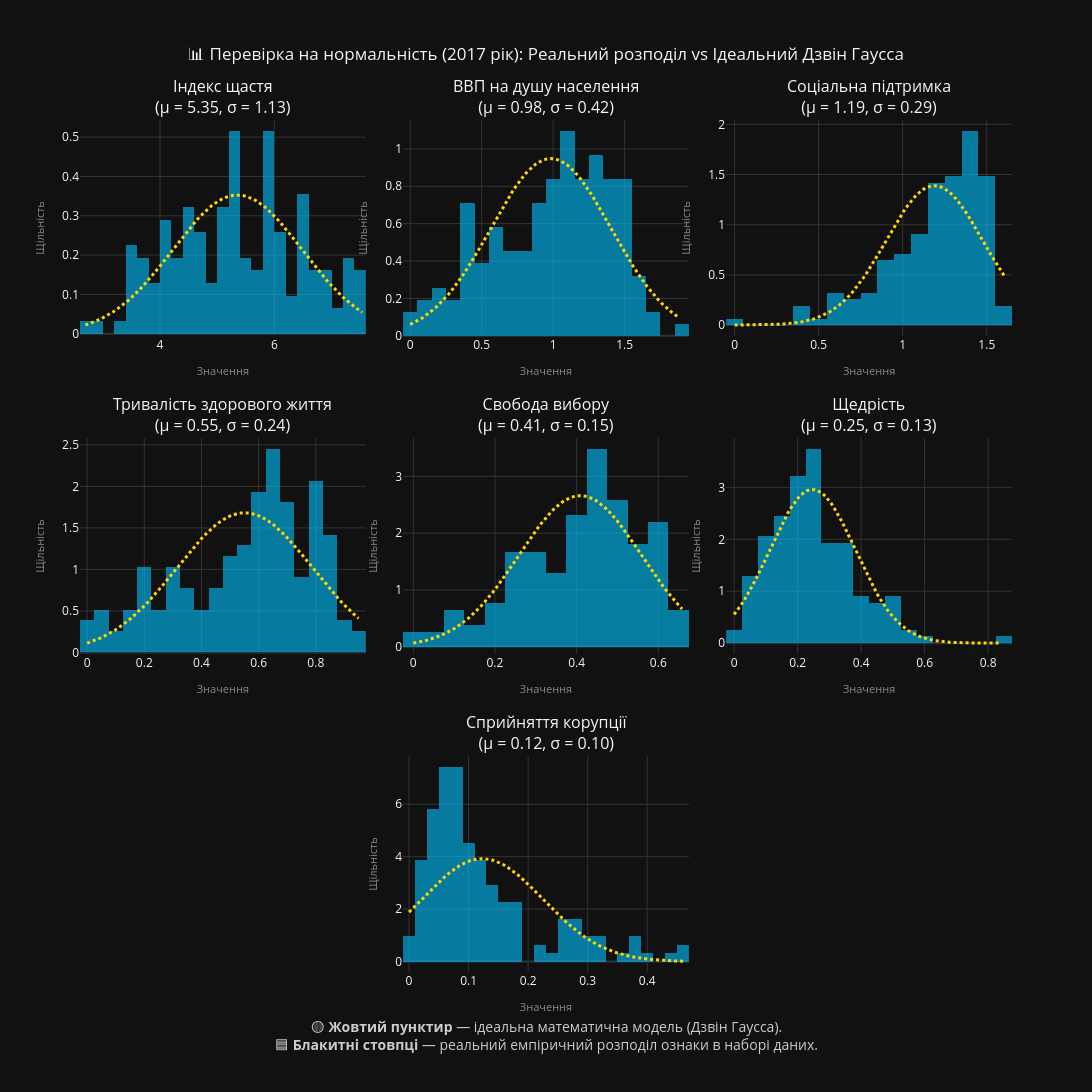

The code cell stored with this chart in its notebook:
### Markdown cell above
**5. Побудувати діаграми розподілу числових ознак:**

### Code cell
raw_features = [TARGET_METRIC] + FEATURES_FULL
features_to_plot = [f for f in raw_features if f in df.columns]

print(f"📈 Аналіз нормальності розподілу для {len(features_to_plot)} ознак...\n")

num_plots = len(features_to_plot)
max_logical_cols = 3
rows = math.ceil(num_plots / max_logical_cols) if num_plots > 0 else 1

clean_titles = []
for f in features_to_plot:
    base_name = FEATURE_TRANSLATIONS.get(f, str(f).replace('.', ' ').replace('_', ' ').strip())

    clean_series = df[f].astype(str).str.replace(',', '.', regex=False)
    data = pd.to_numeric(clean_series, errors='coerce').dropna()

    if len(data) > 1:
        mu, std = data.mean(), data.std()
        clean_titles.append(f"{base_name}<br>(μ = {mu:.2f}, σ = {std:.2f})")
    else:
        clean_titles.append(f"{base_name}")

grid_specs = []
for r in range(rows):
    plots_in_row = min(max_logical_cols, num_plots - r * max_logical_cols)
    if plots_in_row == 3:
        grid_specs.append([{'colspan': 2}, None, {'colspan': 2}, None, {'colspan': 2}, None])
    elif plots_in_row == 2:
        grid_specs.append([None, {'colspan': 2}, None, {'colspan': 2}, None, None])
    elif plots_in_row == 1:
        grid_specs.append([None, None, {'colspan': 2}, None, None, None])

fig_dist = make_subplots(
    rows=rows, cols=6,
    specs=grid_specs,
    subplot_titles=clean_titles,
    vertical_spacing=0.12,  
    horizontal_spacing=0.04 
)

for i, feature in enumerate(features_to_plot):
    r = (i // max_logical_cols) + 1
    plot_idx_in_row = i % max_logical_cols
    plots_in_this_row = min(max_logical_cols, num_plots - (r - 1) * max_logical_cols)

    if plots_in_this_row == 3:
        c = plot_idx_in_row * 2 + 1
    elif plots_in_this_row == 2:
        c = 2 + plot_idx_in_row * 2
    else:
        c = 3

    clean_series = df[feature].astype(str).str.replace(',', '.', regex=False)
    data = pd.to_numeric(clean_series, errors='coerce').dropna()

    fig_dist.add_trace(
        go.Histogram(
            x=data, histnorm='probability density', 
            name=f"{feature}", marker_color='#00c3ff', opacity=0.6, nbinsx=25,
            hovertemplate="<b>Діапазон значень:</b> %{x}<br><b>Емпірична щільність:</b> %{y:.4f}<extra></extra>"
        ), row=r, col=c
    )

    if len(data) > 1:
        mu, std = data.mean(), data.std()
        
        if std > 0:
            x_curve = np.linspace(data.min(), data.max(), 100)
            y_curve = stats.norm.pdf(x_curve, mu, std)

            fig_dist.add_trace(
                go.Scatter(
                    x=x_curve, y=y_curve, mode='lines', 
                    name=f"Ідеальний Гаусс", line=dict(color='#ffd700', width=3, dash='dot'),
                    hovertemplate="<b>Ідеальний Гаусс</b><br>Значення ознаки: %{x:.2f}<br>Теоретична щільність: %{y:.4f}<extra></extra>"
                ), row=r, col=c
            )

    fig_dist.update_xaxes(title_text="Значення", title_font=dict(size=11, color="#888"), showgrid=True, gridcolor='#333', row=r, col=c)
    fig_dist.update_yaxes(title_text="Щільність", title_font=dict(size=11, color="#888"), showgrid=True, gridcolor='#333', row=r, col=c)

safe_year = globals().get('TARGET_YEAR', 'Невідомий')
dynamic_legend_y = -0.15 / rows if rows > 0 else -0.15

fig_dist.update_layout(
    height=350 * rows + 120, 
    width=1500,
    title_text=f"📊 Перевірка на нормальність ({safe_year} рік): Реальний розподіл vs Ідеальний Дзвін Гаусса", 
    title_x=0.5,
    template=PLOT_TEMPLATE,
    showlegend=False,
    hovermode="x unified",
    margin=dict(b=120, t=120)
)

fig_dist.add_annotation(
    x=0.5, y=dynamic_legend_y, xref="paper", yref="paper",
    text="🟡 <b>Жовтий пунктир</b> — ідеальна математична модель (Дзвін Гаусса).<br>🟦 <b>Блакитні стовпці</b> — реальний емпіричний розподіл ознаки в наборі даних.",
    showarrow=False, font=dict(size=14, color="#cccccc"), align="center", xanchor="center", yanchor="top"
)

print("Красивий Вивід:")
fig_dist.show()

### Figure 1 — Plotly figure (JSON) as saved in the notebook; plotly's stock layout.template omitted (floating-point values rounded to 4 significant figures; data arrays with more than 128 entries replaced by an {"elided": "..."} marker saying what was removed)
{"data": [{"histnorm": "probability density", "hovertemplate": "<b>Діапазон значень:</b> %{x}<br><b>Емпірична щільність:</b> %{y:.4f}<extra></extra>", "marker": {"color": "#00c3ff"}, "name": "Happiness.Score", "nbinsx": 25, "opacity": 0.6, "type": "histogram", "x": {"elided": "155 float values"}, "xaxis": "x", "yaxis": "y"}, {"hovertemplate": "<b>Ідеальний Гаусс</b><br>Значення ознаки: %{x:.2f}<br>Теоретична щільність: %{y:.4f}<extra></extra>", "line": {"color": "#ffd700", "dash": "dot", "width": 3}, "mode": "lines", "name": "Ідеальний Гаусс", "type": "scatter", "x": [2.693, 2.742, 2.791, 2.84, 2.889, 2.938, 2.987, 3.036, 3.084, 3.133, 3.182, 3.231, 3.28, 3.329, 3.378, 3.427, 3.476, 3.525, 3.574, 3.623, 3.672, 3.721, 3.769, 3.818, 3.867, 3.916, 3.965, 4.014, 4.063, 4.112, 4.161, 4.21, 4.259, 4.308, 4.357, 4.406, 4.454, 4.503, 4.552, 4.601, 4.65, 4.699, 4.748, 4.797, 4.846, 4.895, 4.944, 4.993, 5.042, 5.091, 5.139, 5.188, 5.237, 5.286, 5.335, 5.384, 5.433, 5.482, 5.531, 5.58, 5.629, 5.678, 5.727, 5.776, 5.824, 5.873, 5.922, 5.971, 6.02, 6.069, 6.118, 6.167, 6.216, 6.265, 6.314, 6.363, 6.412, 6.461, 6.509, 6.558, 6.607, 6.656, 6.705, 6.754, 6.803, 6.852, 6.901, 6.95, 6.999, 7.048, 7.097, 7.146, 7.194, 7.243, 7.292, 7.341, 7.39, 7.439, 7.488, 7.537], "xaxis": "x", "y": [0.02217, 0.02452, 0.02707, 0.02983, 0.03281, 0.03602, 0.03947, 0.04317, 0.04713, 0.05135, 0.05585, 0.06063, 0.0657, 0.07105, 0.0767, 0.08264, 0.08888, 0.09541, 0.1022, 0.1093, 0.1167, 0.1243, 0.1322, 0.1403, 0.1487, 0.1572, 0.166, 0.1749, 0.1839, 0.193, 0.2022, 0.2114, 0.2207, 0.2299, 0.2391, 0.2481, 0.2571, 0.2658, 0.2743, 0.2826, 0.2906, 0.2982, 0.3055, 0.3124, 0.3188, 0.3248, 0.3302, 0.3351, 0.3395, 0.3432, 0.3464, 0.3489, 0.3508, 0.352, 0.3526, 0.3525, 0.3518, 0.3504, 0.3484, 0.3457, 0.3424, 0.3385, 0.334, 0.329, 0.3234, 0.3174, 0.3109, 0.3039, 0.2965, 0.2888, 0.2807, 0.2724, 0.2638, 0.255, 0.2461, 0.237, 0.2278, 0.2186, 0.2093, 0.2001, 0.1909, 0.1818, 0.1728, 0.164, 0.1553, 0.1468, 0.1385, 0.1304, 0.1225, 0.115, 0.1077, 0.1006, 0.09388, 0.08742, 0.08125, 0.07537, 0.06979, 0.06451, 0.05951, 0.05479], "yaxis": "y"}, {"histnorm": "probability density", "hovertemplate": "<b>Діапазон значень:</b> %{x}<br><b>Емпірична щільність:</b> %{y:.4f}<extra></extra>", "marker": {"color": "#00c3ff"}, "name": "Economy..GDP.per.Capita.", "nbinsx": 25, "opacity": 0.6, "type": "histogram", "x": {"elided": "155 float values"}, "xaxis": "x2", "yaxis": "y2"}, {"hovertemplate": "<b>Ідеальний Гаусс</b><br>Значення ознаки: %{x:.2f}<br>Теоретична щільність: %{y:.4f}<extra></extra>", "line": {"color": "#ffd700", "dash": "dot", "width": 3}, "mode": "lines", "name": "Ідеальний Гаусс", "type": "scatter", "x": [0.0, 0.0189, 0.03779, 0.05669, 0.07559, 0.09448, 0.1134, 0.1323, 0.1512, 0.1701, 0.189, 0.2079, 0.2268, 0.2457, 0.2646, 0.2834, 0.3023, 0.3212, 0.3401, 0.359, 0.3779, 0.3968, 0.4157, 0.4346, 0.4535, 0.4724, 0.4913, 0.5102, 0.5291, 0.548, 0.5669, 0.5858, 0.6047, 0.6236, 0.6425, 0.6614, 0.6803, 0.6992, 0.7181, 0.737, 0.7559, 0.7748, 0.7937, 0.8126, 0.8315, 0.8503, 0.8692, 0.8881, 0.907, 0.9259, 0.9448, 0.9637, 0.9826, 1.002, 1.02, 1.039, 1.058, 1.077, 1.096, 1.115, 1.134, 1.153, 1.172, 1.19, 1.209, 1.228, 1.247, 1.266, 1.285, 1.304, 1.323, 1.342, 1.361, 1.379, 1.398, 1.417, 1.436, 1.455, 1.474, 1.493, 1.512, 1.531, 1.55, 1.568, 1.587, 1.606, 1.625, 1.644, 1.663, 1.682, 1.701, 1.72, 1.738, 1.757, 1.776, 1.795, 1.814, 1.833, 1.852, 1.871], "xaxis": "x2", "y": [0.06133, 0.06806, 0.07537, 0.0833, 0.09188, 0.1011, 0.1111, 0.1218, 0.1333, 0.1455, 0.1586, 0.1725, 0.1872, 0.2028, 0.2192, 0.2365, 0.2546, 0.2735, 0.2933, 0.3139, 0.3352, 0.3573, 0.38, 0.4034, 0.4274, 0.4518, 0.4767, 0.502, 0.5276, 0.5533, 0.5791, 0.6049, 0.6306, 0.656, 0.6811, 0.7057, 0.7298, 0.7531, 0.7756, 0.7972, 0.8177, 0.8371, 0.8552, 0.872, 0.8872, 0.9009, 0.913, 0.9234, 0.9321, 0.9389, 0.9438, 0.9469, 0.9481, 0.9473, 0.9447, 0.9401, 0.9337, 0.9255, 0.9155, 0.9038, 0.8904, 0.8755, 0.859, 0.8412, 0.8221, 0.8018, 0.7805, 0.7582, 0.735, 0.7111, 0.6866, 0.6616, 0.6362, 0.6106, 0.5848, 0.559, 0.5332, 0.5077, 0.4823, 0.4573, 0.4327, 0.4087, 0.3851, 0.3623, 0.34, 0.3185, 0.2978, 0.2778, 0.2587, 0.2404, 0.2229, 0.2063, 0.1906, 0.1757, 0.1616, 0.1484, 0.1359, 0.1243, 0.1134, 0.1033], "yaxis": "y2"}, {"histnorm": "probability density", "hovertemplate": "<b>Діапазон значень:</b> %{x}<br><b>Емпірична щільність:</b> %{y:.4f}<extra></extra>", "marker": {"color": "#00c3ff"}, "name": "Family", "nbinsx": 25, "opacity": 0.6, "type": "histogram", "x": {"elided": "155 float values"}, "xaxis": "x3", "yaxis": "y3"}, {"hovertemplate": "<b>Ідеальний Гаусс</b><br>Значення ознаки: %{x:.2f}<br>Теоретична щільність: %{y:.4f}<extra></extra>", "line": {"color": "#ffd700", "dash": "dot", "width": 3}, "mode": "lines", "name": "Ідеальний Гаусс", "type": "scatter", "x": [0.0, 0.01627, 0.03254, 0.04881, 0.06507, 0.08134, 0.09761, 0.1139, 0.1301, 0.1464, 0.1627, 0.179, 0.1952, 0.2115, 0.2278, 0.244, 0.2603, 0.2766, 0.2928, 0.3091, 0.3254, 0.3416, 0.3579, 0.3742, 0.3904, 0.4067, 0.423, 0.4392, 0.4555, 0.4718, 0.4881, 0.5043, 0.5206, 0.5369, 0.5531, 0.5694, 0.5857, 0.6019, 0.6182, 0.6345, 0.6507, 0.667, 0.6833, 0.6995, 0.7158, 0.7321, 0.7483, 0.7646, 0.7809, 0.7972, 0.8134, 0.8297, 0.846, 0.8622, 0.8785, 0.8948, 0.911, 0.9273, 0.9436, 0.9598, 0.9761, 0.9924, 1.009, 1.025, 1.041, 1.057, 1.074, 1.09, 1.106, 1.123, 1.139, 1.155, 1.171, 1.188, 1.204, 1.22, 1.236, 1.253, 1.269, 1.285, 1.301, 1.318, 1.334, 1.35, 1.367, 1.383, 1.399, 1.415, 1.432, 1.448, 1.464, 1.48, 1.497, 1.513, 1.529, 1.546, 1.562, 1.578, 1.594, 1.611], "xaxis": "x3", "y": [0.0002649, 0.0003344, 0.0004207, 0.0005275, 0.0006594, 0.0008216, 0.001021, 0.001263, 0.001559, 0.001918, 0.002352, 0.002875, 0.003502, 0.004253, 0.005149, 0.006213, 0.007473, 0.00896, 0.01071, 0.01276, 0.01515, 0.01793, 0.02116, 0.02489, 0.02917, 0.03409, 0.03971, 0.04611, 0.05337, 0.06157, 0.07081, 0.08117, 0.09275, 0.1056, 0.1199, 0.1357, 0.1531, 0.1722, 0.193, 0.2156, 0.2402, 0.2666, 0.295, 0.3254, 0.3578, 0.3922, 0.4285, 0.4666, 0.5065, 0.548, 0.5911, 0.6355, 0.681, 0.7275, 0.7746, 0.8222, 0.8699, 0.9174, 0.9644, 1.011, 1.056, 1.099, 1.141, 1.18, 1.217, 1.251, 1.282, 1.309, 1.332, 1.352, 1.368, 1.379, 1.386, 1.389, 1.387, 1.381, 1.37, 1.355, 1.336, 1.313, 1.286, 1.256, 1.222, 1.186, 1.147, 1.106, 1.063, 1.018, 0.9719, 0.925, 0.8775, 0.8298, 0.7822, 0.735, 0.6884, 0.6427, 0.5981, 0.5548, 0.513, 0.4729], "yaxis": "y3"}, {"histnorm": "probability density", "hovertemplate": "<b>Діапазон значень:</b> %{x}<br><b>Емпірична щільність:</b> %{y:.4f}<extra></extra>", "marker": {"color": "#00c3ff"}, "name": "Health..Life.Expectancy.", "nbinsx": 25, "opacity": 0.6, "type": "histogram", "x": {"elided": "155 float values"}, "xaxis": "x4", "yaxis": "y4"}, {"hovertemplate": "<b>Ідеальний Гаусс</b><br>Значення ознаки: %{x:.2f}<br>Теоретична щільність: %{y:.4f}<extra></extra>", "line": {"color": "#ffd700", "dash": "dot", "width": 3}, "mode": "lines", "name": "Ідеальний Гаусс", "type": "scatter", "x": [0.0, 0.009591, 0.01918, 0.02877, 0.03836, 0.04795, 0.05754, 0.06714, 0.07673, 0.08632, 0.09591, 0.1055, 0.1151, 0.1247, 0.1343, 0.1439, 0.1535, 0.163, 0.1726, 0.1822, 0.1918, 0.2014, 0.211, 0.2206, 0.2302, 0.2398, 0.2494, 0.259, 0.2685, 0.2781, 0.2877, 0.2973, 0.3069, 0.3165, 0.3261, 0.3357, 0.3453, 0.3549, 0.3645, 0.374, 0.3836, 0.3932, 0.4028, 0.4124, 0.422, 0.4316, 0.4412, 0.4508, 0.4604, 0.47, 0.4795, 0.4891, 0.4987, 0.5083, 0.5179, 0.5275, 0.5371, 0.5467, 0.5563, 0.5659, 0.5754, 0.585, 0.5946, 0.6042, 0.6138, 0.6234, 0.633, 0.6426, 0.6522, 0.6618, 0.6714, 0.6809, 0.6905, 0.7001, 0.7097, 0.7193, 0.7289, 0.7385, 0.7481, 0.7577, 0.7673, 0.7769, 0.7864, 0.796, 0.8056, 0.8152, 0.8248, 0.8344, 0.844, 0.8536, 0.8632, 0.8728, 0.8824, 0.8919, 0.9015, 0.9111, 0.9207, 0.9303, 0.9399, 0.9495], "xaxis": "x4", "y": [0.1126, 0.1236, 0.1355, 0.1482, 0.1619, 0.1766, 0.1923, 0.209, 0.2268, 0.2458, 0.2659, 0.2871, 0.3095, 0.3332, 0.3581, 0.3842, 0.4115, 0.44, 0.4698, 0.5008, 0.5329, 0.5661, 0.6005, 0.6359, 0.6722, 0.7095, 0.7477, 0.7866, 0.8261, 0.8662, 0.9068, 0.9478, 0.989, 1.03, 1.072, 1.113, 1.153, 1.194, 1.233, 1.272, 1.31, 1.347, 1.383, 1.417, 1.45, 1.481, 1.511, 1.538, 1.563, 1.586, 1.607, 1.626, 1.642, 1.655, 1.666, 1.674, 1.68, 1.682, 1.682, 1.68, 1.674, 1.666, 1.655, 1.641, 1.625, 1.607, 1.586, 1.563, 1.537, 1.51, 1.48, 1.449, 1.416, 1.382, 1.346, 1.309, 1.271, 1.232, 1.193, 1.152, 1.111, 1.07, 1.029, 0.9878, 0.9467, 0.9057, 0.8651, 0.825, 0.7855, 0.7466, 0.7085, 0.6712, 0.6349, 0.5995, 0.5652, 0.532, 0.4999, 0.469, 0.4392, 0.4107], "yaxis": "y4"}, {"histnorm": "probability density", "hovertemplate": "<b>Діапазон значень:</b> %{x}<br><b>Емпірична щільність:</b> %{y:.4f}<extra></extra>", "marker": {"color": "#00c3ff"}, "name": "Freedom", "nbinsx": 25, "opacity": 0.6, "type": "histogram", "x": {"elided": "155 float values"}, "xaxis": "x5", "yaxis": "y5"}, {"hovertemplate": "<b>Ідеальний Гаусс</b><br>Значення ознаки: %{x:.2f}<br>Теоретична щільність: %{y:.4f}<extra></extra>", "line": {"color": "#ffd700", "dash": "dot", "width": 3}, "mode": "lines", "name": "Ідеальний Гаусс", "type": "scatter", "x": [0.0, 0.006649, 0.0133, 0.01995, 0.0266, 0.03324, 0.03989, 0.04654, 0.05319, 0.05984, 0.06649, 0.07314, 0.07979, 0.08644, 0.09309, 0.09973, 0.1064, 0.113, 0.1197, 0.1263, 0.133, 0.1396, 0.1463, 0.1529, 0.1596, 0.1662, 0.1729, 0.1795, 0.1862, 0.1928, 0.1995, 0.2061, 0.2128, 0.2194, 0.2261, 0.2327, 0.2394, 0.246, 0.2527, 0.2593, 0.266, 0.2726, 0.2793, 0.2859, 0.2926, 0.2992, 0.3059, 0.3125, 0.3192, 0.3258, 0.3324, 0.3391, 0.3457, 0.3524, 0.359, 0.3657, 0.3723, 0.379, 0.3856, 0.3923, 0.3989, 0.4056, 0.4122, 0.4189, 0.4255, 0.4322, 0.4388, 0.4455, 0.4521, 0.4588, 0.4654, 0.4721, 0.4787, 0.4854, 0.492, 0.4987, 0.5053, 0.512, 0.5186, 0.5253, 0.5319, 0.5386, 0.5452, 0.5519, 0.5585, 0.5652, 0.5718, 0.5785, 0.5851, 0.5918, 0.5984, 0.6051, 0.6117, 0.6184, 0.625, 0.6317, 0.6383, 0.645, 0.6516, 0.6582], "xaxis": "x5", "y": [0.06487, 0.07313, 0.08227, 0.09238, 0.1035, 0.1158, 0.1293, 0.144, 0.1601, 0.1777, 0.1968, 0.2175, 0.24, 0.2642, 0.2903, 0.3184, 0.3485, 0.3807, 0.4151, 0.4517, 0.4905, 0.5317, 0.5751, 0.6209, 0.669, 0.7194, 0.7721, 0.8271, 0.8842, 0.9434, 1.005, 1.068, 1.132, 1.199, 1.266, 1.335, 1.405, 1.476, 1.547, 1.619, 1.69, 1.761, 1.832, 1.902, 1.97, 2.037, 2.102, 2.164, 2.225, 2.282, 2.337, 2.388, 2.435, 2.478, 2.517, 2.552, 2.582, 2.608, 2.628, 2.644, 2.654, 2.659, 2.659, 2.654, 2.643, 2.628, 2.607, 2.581, 2.551, 2.516, 2.477, 2.433, 2.386, 2.335, 2.28, 2.223, 2.162, 2.099, 2.034, 1.967, 1.899, 1.829, 1.759, 1.688, 1.616, 1.545, 1.473, 1.403, 1.333, 1.264, 1.196, 1.13, 1.065, 1.002, 0.9411, 0.882, 0.8249, 0.7701, 0.7175, 0.6671], "yaxis": "y5"}, {"histnorm": "probability density", "hovertemplate": "<b>Діапазон значень:</b> %{x}<br><b>Емпірична щільність:</b> %{y:.4f}<extra></extra>", "marker": {"color": "#00c3ff"}, "name": "Generosity", "nbinsx": 25, "opacity": 0.6, "type": "histogram", "x": {"elided": "155 float values"}, "xaxis": "x6", "yaxis": "y6"}, {"hovertemplate": "<b>Ідеальний Гаусс</b><br>Значення ознаки: %{x:.2f}<br>Теоретична щільність: %{y:.4f}<extra></extra>", "line": {"color": "#ffd700", "dash": "dot", "width": 3}, "mode": "lines", "name": "Ідеальний Гаусс", "type": "scatter", "x": [0.0, 0.008465, 0.01693, 0.0254, 0.03386, 0.04233, 0.05079, 0.05926, 0.06772, 0.07619, 0.08465, 0.09312, 0.1016, 0.1101, 0.1185, 0.127, 0.1354, 0.1439, 0.1524, 0.1608, 0.1693, 0.1778, 0.1862, 0.1947, 0.2032, 0.2116, 0.2201, 0.2286, 0.237, 0.2455, 0.254, 0.2624, 0.2709, 0.2794, 0.2878, 0.2963, 0.3048, 0.3132, 0.3217, 0.3302, 0.3386, 0.3471, 0.3555, 0.364, 0.3725, 0.3809, 0.3894, 0.3979, 0.4063, 0.4148, 0.4233, 0.4317, 0.4402, 0.4487, 0.4571, 0.4656, 0.4741, 0.4825, 0.491, 0.4995, 0.5079, 0.5164, 0.5249, 0.5333, 0.5418, 0.5503, 0.5587, 0.5672, 0.5756, 0.5841, 0.5926, 0.601, 0.6095, 0.618, 0.6264, 0.6349, 0.6434, 0.6518, 0.6603, 0.6688, 0.6772, 0.6857, 0.6942, 0.7026, 0.7111, 0.7196, 0.728, 0.7365, 0.745, 0.7534, 0.7619, 0.7704, 0.7788, 0.7873, 0.7957, 0.8042, 0.8127, 0.8211, 0.8296, 0.8381], "xaxis": "x6", "y": [0.553, 0.6192, 0.6905, 0.7671, 0.8489, 0.9356, 1.027, 1.123, 1.223, 1.327, 1.434, 1.544, 1.655, 1.768, 1.881, 1.993, 2.103, 2.211, 2.315, 2.414, 2.508, 2.595, 2.675, 2.746, 2.808, 2.86, 2.902, 2.933, 2.952, 2.96, 2.956, 2.94, 2.913, 2.875, 2.826, 2.768, 2.699, 2.622, 2.537, 2.446, 2.348, 2.245, 2.139, 2.029, 1.917, 1.805, 1.692, 1.58, 1.47, 1.362, 1.257, 1.156, 1.058, 0.9651, 0.8768, 0.7934, 0.7151, 0.642, 0.5741, 0.5113, 0.4537, 0.4009, 0.3529, 0.3094, 0.2702, 0.2351, 0.2037, 0.1758, 0.1511, 0.1294, 0.1103, 0.09374, 0.07932, 0.06686, 0.05613, 0.04694, 0.0391, 0.03244, 0.02681, 0.02206, 0.01809, 0.01477, 0.01202, 0.009738, 0.007859, 0.006318, 0.005059, 0.004035, 0.003205, 0.002536, 0.001999, 0.001569, 0.001227, 0.000956, 0.0007417, 0.0005732, 0.0004412, 0.0003383, 0.0002583, 0.0001965], "yaxis": "y6"}, {"histnorm": "probability density", "hovertemplate": "<b>Діапазон значень:</b> %{x}<br><b>Емпірична щільність:</b> %{y:.4f}<extra></extra>", "marker": {"color": "#00c3ff"}, "name": "Trust..Government.Corruption.", "nbinsx": 25, "opacity": 0.6, "type": "histogram", "x": {"elided": "155 float values"}, "xaxis": "x7", "yaxis": "y7"}, {"hovertemplate": "<b>Ідеальний Гаусс</b><br>Значення ознаки: %{x:.2f}<br>Теоретична щільність: %{y:.4f}<extra></extra>", "line": {"color": "#ffd700", "dash": "dot", "width": 3}, "mode": "lines", "name": "Ідеальний Гаусс", "type": "scatter", "x": [0.0, 0.00469, 0.00938, 0.01407, 0.01876, 0.02345, 0.02814, 0.03283, 0.03752, 0.04221, 0.0469, 0.05159, 0.05628, 0.06097, 0.06566, 0.07035, 0.07504, 0.07973, 0.08442, 0.08911, 0.0938, 0.09849, 0.1032, 0.1079, 0.1126, 0.1172, 0.1219, 0.1266, 0.1313, 0.136, 0.1407, 0.1454, 0.1501, 0.1548, 0.1595, 0.1641, 0.1688, 0.1735, 0.1782, 0.1829, 0.1876, 0.1923, 0.197, 0.2017, 0.2064, 0.211, 0.2157, 0.2204, 0.2251, 0.2298, 0.2345, 0.2392, 0.2439, 0.2486, 0.2533, 0.2579, 0.2626, 0.2673, 0.272, 0.2767, 0.2814, 0.2861, 0.2908, 0.2955, 0.3002, 0.3048, 0.3095, 0.3142, 0.3189, 0.3236, 0.3283, 0.333, 0.3377, 0.3424, 0.3471, 0.3517, 0.3564, 0.3611, 0.3658, 0.3705, 0.3752, 0.3799, 0.3846, 0.3893, 0.394, 0.3986, 0.4033, 0.408, 0.4127, 0.4174, 0.4221, 0.4268, 0.4315, 0.4362, 0.4409, 0.4455, 0.4502, 0.4549, 0.4596, 0.4643], "xaxis": "x7", "y": [1.885, 1.991, 2.099, 2.207, 2.317, 2.427, 2.536, 2.645, 2.753, 2.859, 2.963, 3.064, 3.161, 3.255, 3.345, 3.43, 3.509, 3.583, 3.65, 3.711, 3.764, 3.811, 3.849, 3.88, 3.903, 3.918, 3.924, 3.922, 3.912, 3.893, 3.866, 3.831, 3.789, 3.739, 3.681, 3.617, 3.547, 3.47, 3.388, 3.301, 3.209, 3.113, 3.014, 2.912, 2.807, 2.7, 2.591, 2.482, 2.372, 2.263, 2.153, 2.045, 1.938, 1.833, 1.729, 1.629, 1.53, 1.435, 1.343, 1.253, 1.168, 1.086, 1.007, 0.9325, 0.8614, 0.7941, 0.7304, 0.6705, 0.6141, 0.5613, 0.512, 0.4659, 0.4232, 0.3835, 0.3468, 0.313, 0.2818, 0.2532, 0.2271, 0.2032, 0.1814, 0.1616, 0.1437, 0.1275, 0.1129, 0.0997, 0.08789, 0.07731, 0.06786, 0.05944, 0.05195, 0.04531, 0.03944, 0.03425, 0.02968, 0.02567, 0.02215, 0.01908, 0.01639, 0.01406], "yaxis": "y7"}], "layout": {"annotations": [{"font": {"size": 16}, "showarrow": false, "text": "Індекс щастя<br>(μ = 5.35, σ = 1.13)", "x": 0.1533, "xanchor": "center", "xref": "paper", "y": 1, "yanchor": "bottom", "yref": "paper"}, {"font": {"size": 16}, "showarrow": false, "text": "ВВП на душу населення<br>(μ = 0.98, σ = 0.42)", "x": 0.5, "xanchor": "center", "xref": "paper", "y": 1, "yanchor": "bottom", "yref": "paper"}, {"font": {"size": 16}, "showarrow": false, "text": "Соціальна підтримка<br>(μ = 1.19, σ = 0.29)", "x": 0.8467, "xanchor": "center", "xref": "paper", "y": 1, "yanchor": "bottom", "yref": "paper"}, {"font": {"size": 16}, "showarrow": false, "text": "Тривалість здорового життя<br>(μ = 0.55, σ = 0.24)", "x": 0.1533, "xanchor": "center", "xref": "paper", "y": 0.6267, "yanchor": "bottom", "yref": "paper"}, {"font": {"size": 16}, "showarrow": false, "text": "Свобода вибору<br>(μ = 0.41, σ = 0.15)", "x": 0.5, "xanchor": "center", "xref": "paper", "y": 0.6267, "yanchor": "bottom", "yref": "paper"}, {"font": {"size": 16}, "showarrow": false, "text": "Щедрість<br>(μ = 0.25, σ = 0.13)", "x": 0.8467, "xanchor": "center", "xref": "paper", "y": 0.6267, "yanchor": "bottom", "yref": "paper"}, {"font": {"size": 16}, "showarrow": false, "text": "Сприйняття корупції<br>(μ = 0.12, σ = 0.10)", "x": 0.5, "xanchor": "center", "xref": "paper", "y": 0.2533, "yanchor": "bottom", "yref": "paper"}, {"align": "center", "font": {"color": "#cccccc", "size": 14}, "showarrow": false, "text": "🟡 <b>Жовтий пунктир</b> — ідеальна математична модель (Дзвін Гаусса).<br>🟦 <b>Блакитні стовпці</b> — реальний емпіричний розподіл ознаки в наборі даних.", "x": 0.5, "xanchor": "center", "xref": "paper", "y": -0.05, "yanchor": "top", "yref": "paper"}], "height": 1170, "hovermode": "x unified", "margin": {"b": 120, "t": 120}, "showlegend": false, "title": {"text": "📊 Перевірка на нормальність (2017 рік): Реальний розподіл vs Ідеальний Дзвін Гаусса", "x": 0.5}, "width": 1500, "xaxis": {"anchor": "y", "domain": [0, 0.3067], "gridcolor": "#333", "showgrid": true, "title": {"font": {"color": "#888", "size": 11}, "text": "Значення"}}, "xaxis2": {"anchor": "y2", "domain": [0.3467, 0.6533], "gridcolor": "#333", "showgrid": true, "title": {"font": {"color": "#888", "size": 11}, "text": "Значення"}}, "xaxis3": {"anchor": "y3", "domain": [0.6933, 1], "gridcolor": "#333", "showgrid": true, "title": {"font": {"color": "#888", "size": 11}, "text": "Значення"}}, "xaxis4": {"anchor": "y4", "domain": [0, 0.3067], "gridcolor": "#333", "showgrid": true, "title": {"font": {"color": "#888", "size": 11}, "text": "Значення"}}, "xaxis5": {"anchor": "y5", "domain": [0.3467, 0.6533], "gridcolor": "#333", "showgrid": true, "title": {"font": {"color": "#888", "size": 11}, "text": "Значення"}}, "xaxis6": {"anchor": "y6", "domain": [0.6933, 1], "gridcolor": "#333", "showgrid": true, "title": {"font": {"color": "#888", "size": 11}, "text": "Значення"}}, "xaxis7": {"anchor": "y7", "domain": [0.3467, 0.6533], "gridcolor": "#333", "showgrid": true, "title": {"font": {"color": "#888", "size": 11}, "text": "Значення"}}, "yaxis": {"anchor": "x", "domain": [0.7467, 1], "gridcolor": "#333", "showgrid": true, "title": {"font": {"color": "#888", "size": 11}, "text": "Щільність"}}, "yaxis2": {"anchor": "x2", "domain": [0.7467, 1], "gridcolor": "#333", "showgrid": true, "title": {"font": {"color": "#888", "size": 11}, "text": "Щільність"}}, "yaxis3": {"anchor": "x3", "domain": [0.7467, 1], "gridcolor": "#333", "showgrid": true, "title": {"font": {"color": "#888", "size": 11}, "text": "Щільність"}}, "yaxis4": {"anchor": "x4", "domain": [0.3733, 0.6267], "gridcolor": "#333", "showgrid": true, "title": {"font": {"color": "#888", "size": 11}, "text": "Щільність"}}, "yaxis5": {"anchor": "x5", "domain": [0.3733, 0.6267], "gridcolor": "#333", "showgrid": true, "title": {"font": {"color": "#888", "size": 11}, "text": "Щільність"}}, "yaxis6": {"anchor": "x6", "domain": [0.3733, 0.6267], "gridcolor": "#333", "showgrid": true, "title": {"font": {"color": "#888", "size": 11}, "text": "Щільність"}}, "yaxis7": {"anchor": "x7", "domain": [0, 0.2533], "gridcolor": "#333", "showgrid": true, "title": {"font": {"color": "#888", "size": 11}, "text": "Щільність"}}}}
